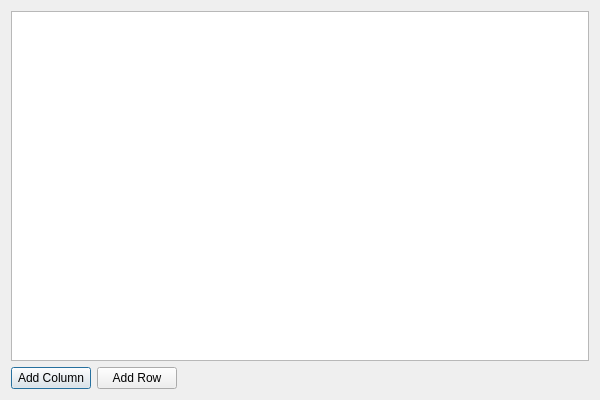
<?xml version="1.0" encoding="UTF-8"?>
<ui version="4.0">
 <class>StcTablesCreator</class>
 <widget class="QDialog" name="StcTablesCreator">
  <property name="geometry">
   <rect>
    <x>0</x>
    <y>0</y>
    <width>600</width>
    <height>400</height>
   </rect>
  </property>
  <property name="windowTitle">
   <string>Table Editor</string>
  </property>
  <layout class="QVBoxLayout" name="verticalLayout">
   <item>
    <widget class="QTableWidget" name="tableWidget">
     <property name="editTriggers">
      <set>QAbstractItemView::DoubleClicked|QAbstractItemView::EditKeyPressed</set>
     </property>
     <property name="selectionMode">
      <enum>QAbstractItemView::SingleSelection</enum>
     </property>
     <property name="selectionBehavior">
      <enum>QAbstractItemView::SelectItems</enum>
     </property>
     <attribute name="horizontalHeaderDefaultSectionSize">
      <number>120</number>
     </attribute>
     <attribute name="verticalHeaderDefaultSectionSize">
      <number>24</number>
     </attribute>
    </widget>
   </item>
   <item>
    <layout class="QHBoxLayout" name="buttonLayout">
     <property name="spacing">
      <number>6</number>
     </property>
     <item>
      <widget class="QPushButton" name="addColumnButton">
       <property name="toolTip">
        <string>Add column</string>
       </property>
       <property name="text">
        <string>Add Column</string>
       </property>
      </widget>
     </item>
     <item>
      <widget class="QPushButton" name="addRowButton">
       <property name="toolTip">
        <string>Add row</string>
       </property>
       <property name="text">
        <string>Add Row</string>
       </property>
      </widget>
     </item>
     <item>
      <spacer name="horizontalSpacer">
       <property name="orientation">
        <enum>Qt::Horizontal</enum>
       </property>
       <property name="sizeHint" stdset="0">
        <size>
         <width>40</width>
         <height>20</height>
        </size>
       </property>
      </spacer>
     </item>
    </layout>
   </item>
  </layout>
 </widget>
 <resources/>
 <connections/>
</ui>
